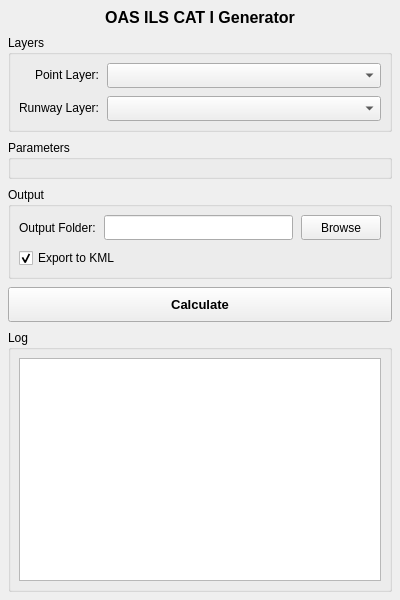
<?xml version="1.0" encoding="UTF-8"?>
<ui version="4.0">
 <class>QPANSOPYOASILSDockWidgetBase</class>
 <widget class="QDockWidget" name="QPANSOPYOASILSDockWidgetBase">
  <property name="geometry">
   <rect>
    <x>0</x>
    <y>0</y>
    <width>400</width>
    <height>600</height>
   </rect>
  </property>
  <property name="minimumSize">
   <size>
    <width>400</width>
    <height>450</height>
   </size>
  </property>
  <property name="windowTitle">
   <string>QPANSOPY OAS ILS</string>
  </property>
  <widget class="QWidget" name="dockWidgetContents">
   <layout class="QVBoxLayout" name="verticalLayout">
    <property name="spacing">
     <number>8</number>
    </property>
    <property name="leftMargin">
     <number>8</number>
    </property>
    <property name="topMargin">
     <number>8</number>
    </property>
    <property name="rightMargin">
     <number>8</number>
    </property>
    <property name="bottomMargin">
     <number>8</number>
    </property>
    <item>
     <widget class="QLabel" name="titleLabel">
      <property name="font">
       <font>
        <pointsize>12</pointsize>
        <weight>75</weight>
        <bold>true</bold>
       </font>
      </property>
      <property name="text">
       <string>OAS ILS CAT I Generator</string>
      </property>
      <property name="alignment">
       <set>Qt::AlignCenter</set>
      </property>
     </widget>
    </item>
    <item>
     <widget class="QGroupBox" name="layersGroupBox">
      <property name="title">
       <string>Layers</string>
      </property>
      <layout class="QFormLayout" name="formLayout_2">
       <property name="labelAlignment">
        <set>Qt::AlignRight|Qt::AlignTrailing|Qt::AlignVCenter</set>
       </property>
       <property name="formAlignment">
        <set>Qt::AlignLeading|Qt::AlignLeft|Qt::AlignVCenter</set>
       </property>
       <property name="horizontalSpacing">
        <number>8</number>
       </property>
       <property name="verticalSpacing">
        <number>8</number>
       </property>
       <property name="leftMargin">
        <number>8</number>
       </property>
       <property name="topMargin">
        <number>8</number>
       </property>
       <property name="rightMargin">
        <number>8</number>
       </property>
       <property name="bottomMargin">
        <number>8</number>
       </property>
       <item row="0" column="0">
        <widget class="QLabel" name="pointLayerLabel">
         <property name="text">
          <string>Point Layer:</string>
         </property>
        </widget>
       </item>
       <item row="0" column="1">
        <widget class="QgsMapLayerComboBox" name="pointLayerComboBox">
         <property name="minimumSize">
          <size>
           <width>200</width>
           <height>25</height>
          </size>
         </property>
        </widget>
       </item>
       <item row="1" column="0">
        <widget class="QLabel" name="runwayLayerLabel">
         <property name="text">
          <string>Runway Layer:</string>
         </property>
        </widget>
       </item>
       <item row="1" column="1">
        <widget class="QgsMapLayerComboBox" name="runwayLayerComboBox">
         <property name="minimumSize">
          <size>
           <width>200</width>
           <height>25</height>
          </size>
         </property>
        </widget>
       </item>
      </layout>
     </widget>
    </item>
    <item>
     <widget class="QGroupBox" name="parametersGroupBox">
      <property name="title">
       <string>Parameters</string>
      </property>
      <layout class="QFormLayout" name="formLayout">
       <property name="labelAlignment">
        <set>Qt::AlignRight|Qt::AlignTrailing|Qt::AlignVCenter</set>
       </property>
       <property name="formAlignment">
        <set>Qt::AlignLeading|Qt::AlignLeft|Qt::AlignVCenter</set>
       </property>
       <property name="horizontalSpacing">
        <number>8</number>
       </property>
       <property name="verticalSpacing">
        <number>8</number>
       </property>
       <property name="leftMargin">
        <number>8</number>
       </property>
       <property name="topMargin">
        <number>8</number>
       </property>
       <property name="rightMargin">
        <number>8</number>
       </property>
       <property name="bottomMargin">
        <number>8</number>
       </property>
       <!-- Los campos se añadirán dinámicamente en el código -->
      </layout>
     </widget>
    </item>
    <item>
     <widget class="QGroupBox" name="outputGroupBox">
      <property name="title">
       <string>Output</string>
      </property>
      <layout class="QVBoxLayout" name="verticalLayout_2">
       <property name="spacing">
        <number>8</number>
       </property>
       <property name="leftMargin">
        <number>8</number>
       </property>
       <property name="topMargin">
        <number>8</number>
       </property>
       <property name="rightMargin">
        <number>8</number>
       </property>
       <property name="bottomMargin">
        <number>8</number>
       </property>
       <item>
        <layout class="QHBoxLayout" name="horizontalLayout">
         <property name="spacing">
          <number>8</number>
         </property>
         <item>
          <widget class="QLabel" name="outputFolderLabel">
           <property name="text">
            <string>Output Folder:</string>
           </property>
          </widget>
         </item>
         <item>
          <widget class="QLineEdit" name="outputFolderLineEdit">
           <property name="minimumSize">
            <size>
             <width>0</width>
             <height>25</height>
            </size>
           </property>
          </widget>
         </item>
         <item>
          <widget class="QPushButton" name="browseButton">
           <property name="minimumSize">
            <size>
             <width>70</width>
             <height>25</height>
            </size>
           </property>
           <property name="text">
            <string>Browse</string>
           </property>
          </widget>
         </item>
        </layout>
       </item>
       <item>
        <widget class="QCheckBox" name="exportKmlCheckBox">
         <property name="minimumSize">
          <size>
           <width>0</width>
           <height>20</height>
          </size>
         </property>
         <property name="text">
          <string>Export to KML</string>
         </property>
         <property name="checked">
          <bool>true</bool>
         </property>
        </widget>
       </item>
      </layout>
     </widget>
    </item>
    <item>
     <widget class="QPushButton" name="calculateButton">
      <property name="minimumSize">
       <size>
        <width>0</width>
        <height>35</height>
       </size>
      </property>
      <property name="font">
       <font>
        <pointsize>10</pointsize>
        <weight>75</weight>
        <bold>true</bold>
       </font>
      </property>
      <property name="text">
       <string>Calculate</string>
      </property>
     </widget>
    </item>
    <item>
     <widget class="QGroupBox" name="logGroupBox">
      <property name="title">
       <string>Log</string>
      </property>
      <layout class="QVBoxLayout" name="verticalLayout_3">
       <property name="spacing">
        <number>8</number>
       </property>
       <property name="leftMargin">
        <number>8</number>
       </property>
       <property name="topMargin">
        <number>8</number>
       </property>
       <property name="rightMargin">
        <number>8</number>
       </property>
       <property name="bottomMargin">
        <number>8</number>
       </property>
       <item>
        <widget class="QTextEdit" name="logTextEdit">
         <property name="readOnly">
          <bool>true</bool>
         </property>
        </widget>
       </item>
      </layout>
     </widget>
    </item>
   </layout>
  </widget>
 </widget>
 <customwidgets>
  <customwidget>
   <class>QgsMapLayerComboBox</class>
   <extends>QComboBox</extends>
   <header>qgsmaplayercombobox.h</header>
  </customwidget>
 </customwidgets>
 <resources/>
 <connections/>
</ui>
